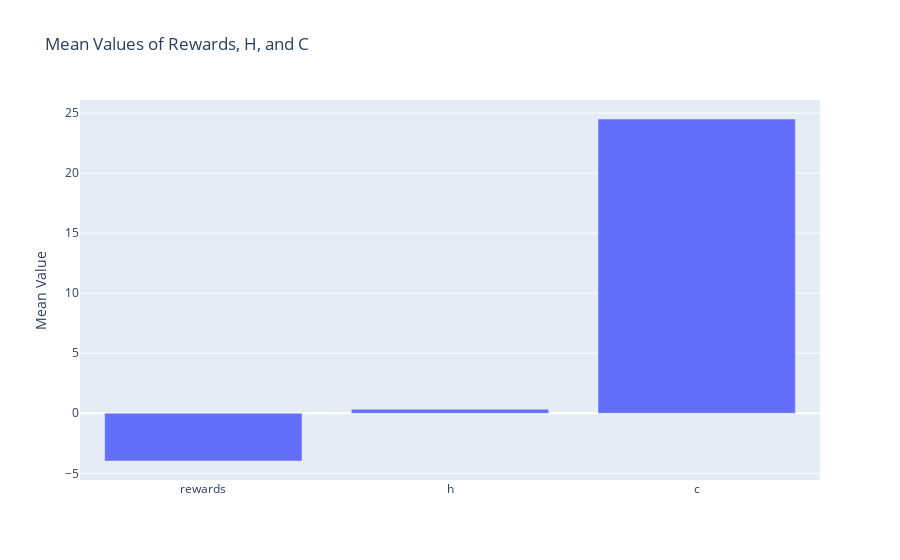
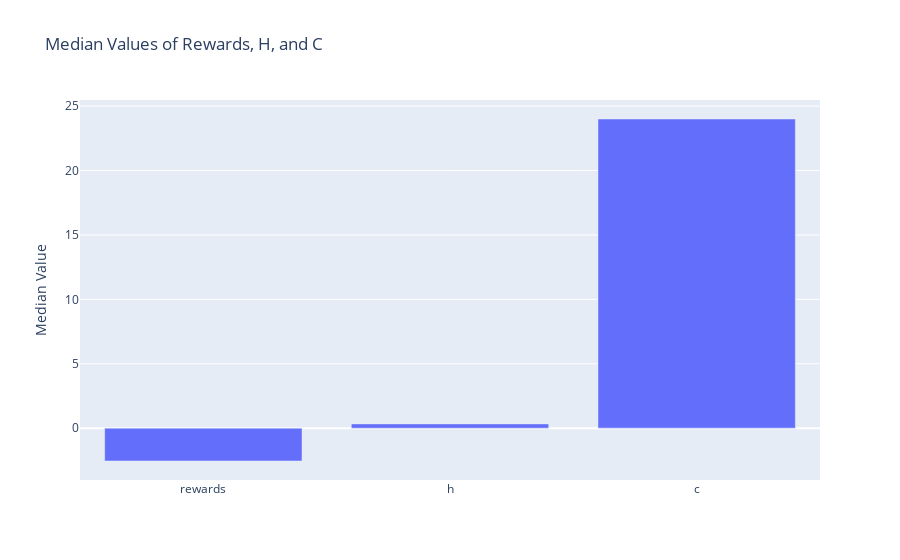

The code cell stored with these charts, in order, in its notebook:
### Code cell
import plotly.graph_objects as go

# Calculate means
means = df[['rewards', 'h', 'c']].mean()

# Plot
fig = go.Figure(data=[go.Bar(x=means.index, y=means.values)])
fig.update_layout(title="Mean Values of Rewards, H, and C", yaxis_title="Mean Value")
fig.show()

# Calculate medians
medians = df[['rewards', 'h', 'c']].median()

# Plot
fig = go.Figure(data=[go.Bar(x=medians.index, y=medians.values)])
fig.update_layout(title="Median Values of Rewards, H, and C", yaxis_title="Median Value")
fig.show()

### Figure 1 — Plotly figure (JSON) as saved in the notebook; plotly's stock layout.template omitted (floating-point values rounded to 4 significant figures)
{"data": [{"type": "bar", "x": ["rewards", "h", "c"], "y": [-3.975, 0.3334, 24.51]}], "layout": {"title": {"text": "Mean Values of Rewards, H, and C"}, "yaxis": {"title": {"text": "Mean Value"}}}}

### Figure 2 — Plotly figure (JSON) as saved in the notebook; plotly's stock layout.template omitted (floating-point values rounded to 4 significant figures)
{"data": [{"type": "bar", "x": ["rewards", "h", "c"], "y": [-2.548, 0.33, 24]}], "layout": {"title": {"text": "Median Values of Rewards, H, and C"}, "yaxis": {"title": {"text": "Median Value"}}}}
